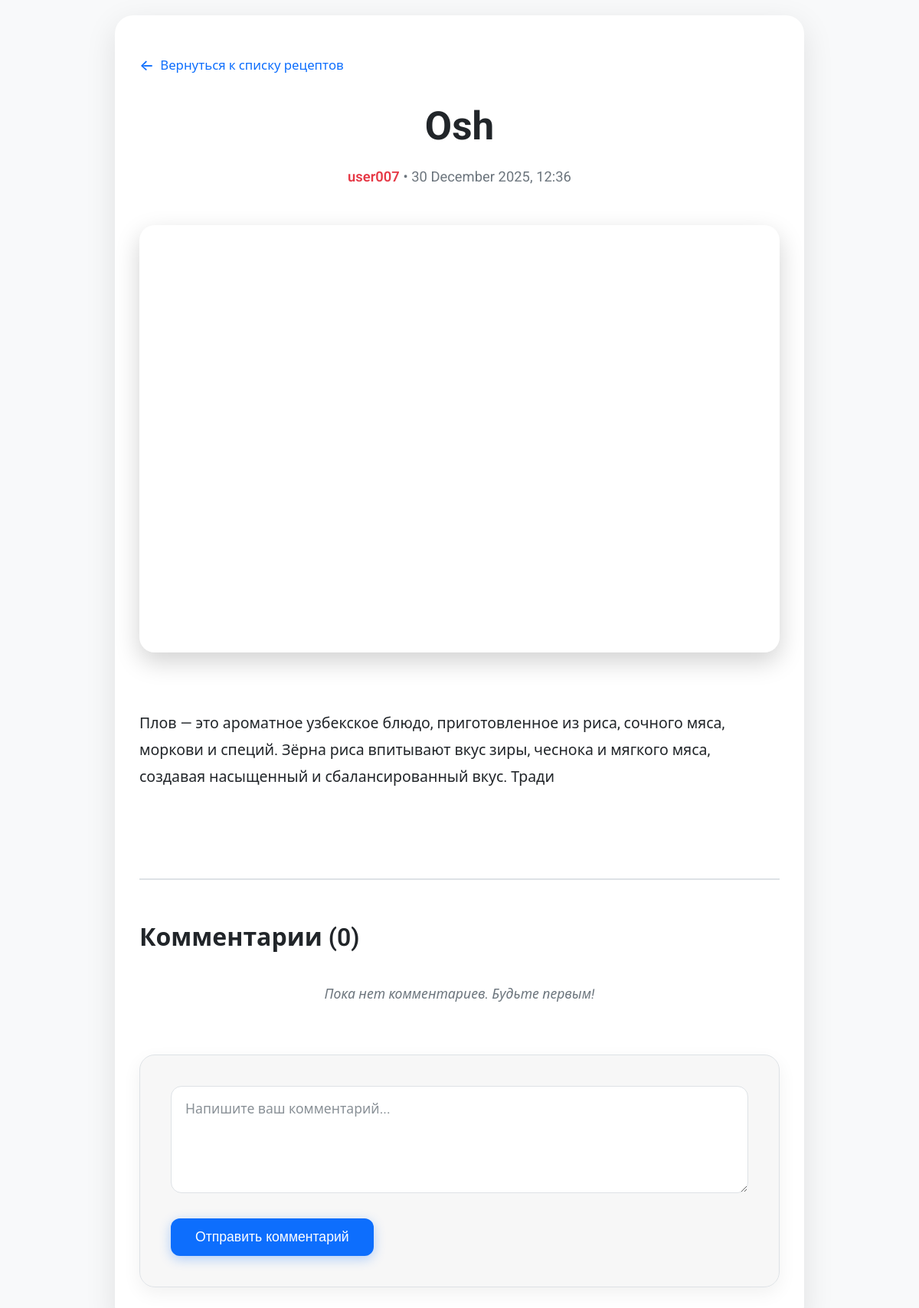
The page /recipe/detail/26/ (signed in) on the database its author committed.
### core/models.py (models this page shows, shortened)
class Recipe(models.Model):
    title=models.CharField(max_length=100)
    description=models.CharField(max_length=200)
    image=models.ImageField(upload_to="images/")
    created_by=models.ForeignKey(CustomUser,on_delete=models.CASCADE)
    created_at=models.DateTimeField(auto_now_add=True)
    updated_at=models.DateTimeField(auto_now=True)

class CustomUser(AbstractUser):
    role=models.CharField(max_length=100, choices=ROLE)
    def __str__(self):
        return self.username

### core/views.py (the view)
# urls.py: path('recipe/detail/<int:pk>/', views.recipe_detail, name='recipe_detail'),
@login_required(login_url='/login/')
def recipe_detail(request, pk):
    recipe = get_object_or_404(Recipe, pk=pk)
    comments = recipe.comments.all().order_by('-created_at')
    if request.method == 'POST':
        form = CommentForm(request.POST)
        if form.is_valid():
            comment = form.save(commit=False)
            comment.recipe = recipe
            comment.user = request.user
            comment.save()
            messages.success(request, "Комментарий добавлен!")
            return redirect('recipe_detail', pk=pk)
        else:
            messages.error(request, "Проверьте поля формы.")
    else:
        form = CommentForm()
    context = {
        'recipe': recipe,
        'comments': comments,
        'comment_form': form,
    }
    return render(request, 'detail.html', context)

### core/form.py
class CommentForm(forms.ModelForm):
    class Meta:
        model = Comment
        fields = ['text']
        widgets = {
            'text': forms.Textarea(attrs={
                'rows': 4,
                'cols': 15,
                'placeholder': 'Напишите ваш комментарий...',
                'class': 'form-control',
                'required': 'required',
            }),
        }
        error_messages = {
            'text': {
                'required': 'Комментарий не может быть пустым.',
                'max_length': 'Комментарий слишком длинный.',
            }
        }

### templates/detail.html (shortened to what this page needs)
<!DOCTYPE html>
<html lang="ru">
<head>
</head>
<body>
    <article class="recipe-detail">
        <a href="/recipe/list/" class="back-link">Вернуться к списку рецептов</a>
        <h1>{{ recipe.title }}</h1>
        <div class="meta">
            <strong>{{ recipe.created_by }}</strong> • {{ recipe.created_at|date:"d F Y, H:i" }}
        </div>
        {% if recipe.image %}
            <img src="{{ recipe.image.url }}"
                 alt="{{ recipe.title }} — фото готового блюда"
                 class="recipe-img"
                 loading="lazy"
                 decoding="async">
        {% endif %}
        <div class="description">
            {{ recipe.description|linebreaks }}
        </div>
        <section class="comments-section" id="comments" aria-labelledby="comments-title">
            <h3 id="comments-title">Комментарии ({{ comments.count }})</h3>
            <div class="comment-list">
                {% for comment in comments %}
                    <article class="comment" aria-labelledby="comment-author-{{ forloop.counter }}">
                        <div class="comment-avatar" aria-hidden="true">
                            {{ comment.author.username|slice:":1"|upper }}
                        </div>
                        <div class="comment-body">
                            <header class="comment-header">
                                <span id="comment-author-{{ forloop.counter }}" class="comment-author">
                                    {{ comment.author.username }}
                                </span>
                                <time class="comment-date" datetime="{{ comment.created_at|date:'c' }}">
                                    {{ comment.created_at|date:"d F Y, H:i" }}
                                </time>
                            </header>
                            <div class="comment-text">{{ comment.text|linebreaks }}</div>
                        </div>
                    </article>
                {% empty %}
                    <p style="color: var(--muted); font-style: italic; text-align: center; font-size: 1.1rem;">
                        Пока нет комментариев. Будьте первым!
                    </p>
                {% endfor %}
            </div>
            {% if user.is_authenticated %}
                <div class="comment-form">
                    <form method="post" action="#comments">
                        <div class="form-group">
                            {{ comment_form.text }}
                        </div>
                        <button type="submit" class="btn-primary">Отправить комментарий</button>
                    </form>
                </div>
            {% else %}
                <div class="login-prompt">
                    <a href="/login/?next={{ request.path }}">Войдите</a>, чтобы оставить комментарий.
                </div>
            {% endif %}
        </section>
    </article>
</body>
</html>

### templates/detail.html (style rules this page uses)
:root { --bg: #f8f9fa; --text: #212529; --accent: #e63946; --card-bg: #ffffff; --shadow: 0 12px 40px rgba(0,0,0,0.1); --border: #dee2e6; --danger: #dc3545; --primary: #0d6efd; --muted: #6c757d; --hover-bg: rgba(0,0,0,0.04); --transition: all 0.3s ease; }
* { box-sizing: border-box; margin: 0; padding: 0; }
body { font-family: 'Roboto', system-ui, -apple-system, sans-serif; background: var(--bg); color: var(--text); line-height: 1.7; min-height: 100vh; padding: 20px; }
.recipe-detail { max-width: 900px; margin: 0 auto; padding: 48px 32px; background: var(--card-bg); border-radius: 24px; box-shadow: var(--shadow); transition: var(--transition); }
.back-link { display: inline-flex; align-items: center; gap: 8px; margin-bottom: 2rem; color: var(--primary); text-decoration: none; font-weight: 500; font-size: 1.05rem; transition: var(--transition); }
.back-link::before { content: "←"; font-size: 1.2em; }
h1 { font-size: clamp(2.2rem, 6vw, 3.2rem); font-weight: 700; text-align: center; margin-bottom: 1.2rem; line-height: 1.2; }
.meta { text-align: center; color: var(--muted); font-size: 1.15rem; margin-bottom: 3rem; }
.meta strong { color: var(--accent); font-weight: 600; }
.recipe-img { width: 100%; max-height: 650px; object-fit: cover; border-radius: 20px; box-shadow: 0 12px 32px rgba(0,0,0,0.18); margin: 2.5rem 0; display: block; transition: transform 0.5s ease; }
.description { font-size: 1.22rem; margin: 2.5rem 0; white-space: pre-line; word-wrap: break-word; line-height: 1.8; }
.comments-section { margin-top: 5rem; padding-top: 3rem; border-top: 2px solid var(--border); }
.comments-section h3 { font-size: 2rem; margin-bottom: 2rem; color: var(--text); font-weight: 600; }
.comment-list { display: flex; flex-direction: column; gap: 1.8rem; margin-bottom: 4rem; }
.comment-form { background: rgba(0,0,0,0.03); padding: 2.5rem; border-radius: 20px; border: 1px solid var(--border); box-shadow: 0 8px 25px rgba(0,0,0,0.06); transition: var(--transition); }
.form-group { margin-bottom: 1.5rem; }
.form-control { width: 100%; padding: 16px 18px; font-size: 1.1rem; border: 1px solid var(--border); border-radius: 14px; background: var(--card-bg); color: var(--text); resize: vertical; min-height: 140px; transition: var(--transition); font-family: inherit; }
.form-control::placeholder { color: var(--muted); opacity: 0.8; }
.btn-primary { background: var(--primary); color: white; border: none; padding: 14px 32px; border-radius: 12px; font-size: 1.1rem; font-weight: 500; cursor: pointer; transition: var(--transition); box-shadow: 0 4px 15px rgba(13,110,253,0.3); }

### rows shown on the page
Recipe: title "Osh", created_by "user007", created_at "30 December 2025, 12:36", image (picture), description "Плов — это ароматное узбекское блюдо, приготовленное из риса, сочного мяса, моркови и специй. Зёрна риса впитывают вкус зиры, чеснока и мягкого мяса, создавая насыщенный и сбалансированный вкус. Тради"

### other values the page prints
{{ comments.count }} "0"
